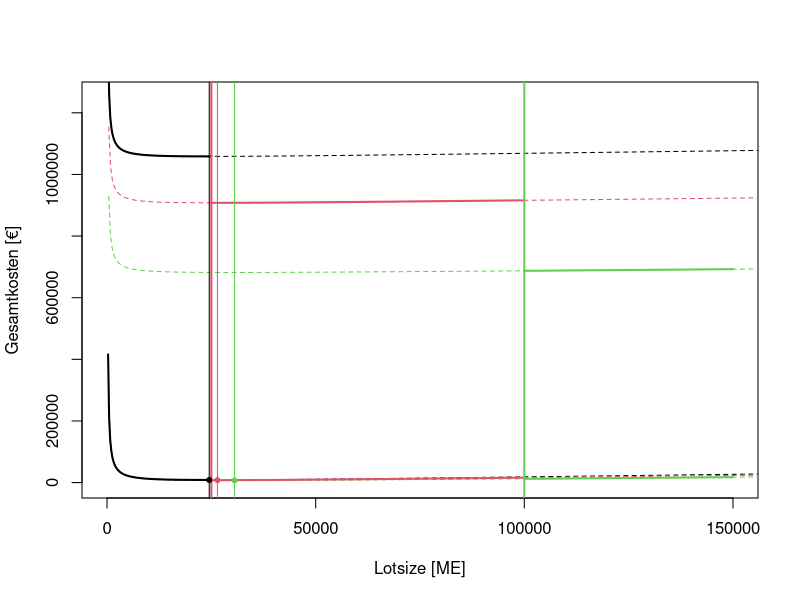

Generate this figure with R: (Note: this script raises an error after producing the figure.)


## Definieren der Funktionen
Andler.KL<-function(x,kl,p)
{
  0.5*x*kl*p
}

Andler.KB<-function(x,kb,M)
{
  kb*M/x
}

Andler.KG<-function(x,kb,kl,p,M)
{
  Andler.KL(x,kl,p) + Andler.KB(x,kb,M) 
}

Andler.KG.EV<-function(x,kb,kl,p,M)
{
  Andler.KG(x,kb,kl,p,M) + M*p
}

Andler.bopt<-function(kb,kl,p,M)
{
  sqrt(2*kb*M/kl/p)
}

Andler.Kmin<-function(kb,kl,p,M)
{
  sqrt(2*kb*kl*M*p)
}

## Definieren der Parameter
M<-150000
kb<-700
kl<-0.05
p<-c(7,6,4.5)
Bounds<-c(25000,100000)
x<-seq(0,M*1.1,length=400)


#Ausgabe
# excl.Ev
plot(x,Andler.KG(x,kb,kl,p[1],M),type="l",lty=2,col=1,
     ylim=c(0,1250000),
     xlim=c(0,M),
     xlab="Lotsize [ME]",ylab="Gesamtkosten [€]")
lines(x,Andler.KG(x,kb,kl,p[2],M),lty=2,col=2)
lines(x,Andler.KG(x,kb,kl,p[3],M),lty=2,col=3)

# incl. EV.
lines(x,Andler.KG.EV(x,kb,kl,p[1],M),lty=2,col=1)
lines(x,Andler.KG.EV(x,kb,kl,p[2],M),lty=2,col=2)
lines(x,Andler.KG.EV(x,kb,kl,p[3],M),lty=2,col=3)

# gültige Bereiche:
x<-seq(0,Bounds[1],length=100)
lines(x,Andler.KG(x,kb,kl,p[1],M),lty=1,col=1,lwd=2)
lines(x,Andler.KG.EV(x,kb,kl,p[1],M),col=1,lwd=2)

x<-seq(Bounds[1],Bounds[2],length=100)
lines(x,Andler.KG(x,kb,kl,p[2],M),lty=1,col=2,lwd=2)
lines(x,Andler.KG.EV(x,kb,kl,p[2],M),col=2,lwd=2)

x<-seq(Bounds[2],M,length=100)
lines(x,Andler.KG(x,kb,kl,p[3],M),lty=1,col=3,lwd=2) 
lines(x,Andler.KG.EV(x,kb,kl,p[3],M),col=3,lwd=2)


abline(v=Bounds,lty=1,col=2:3,lwd=2)

b.opt<-Andler.bopt(kb,kl,p,M)
K.Min<-Andler.Kmin(kb,kl,p,M)

abline(v=b.opt,col=1:3,lty=1)
points(b.opt,K.Min,col=1:3,pch=20)

# Ergebnisausgabe in R
b.opt.EV 
K.Min 

